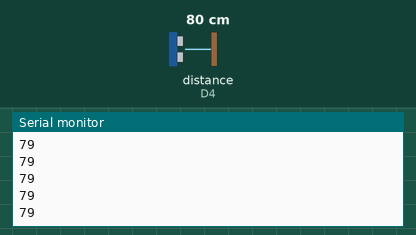
Bench run of a sketch on a simulated ESP8266 (NodeMCU). Shown: the last lines printed to the serial monitor. Wiring (inferred from the names in the program): ultrasonic range finder: trigger D5; echo D4. The test bench sets the inputs (shaded band); at power-on: distance to the obstacle (sensor on D4) 80 cm. The echo pulse lasts 58.3 µs per cm.

Above: at 1.2 s.
1.3 s: distance to the obstacle (sensor on D4) set to 2 cm
At 1.9 s:
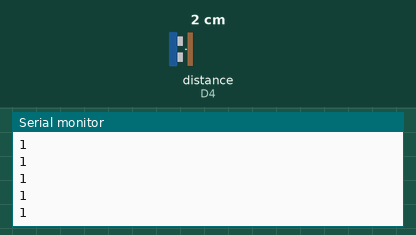
2.8 s: distance to the obstacle (sensor on D4) set to 4 cm
At 3.4 s:
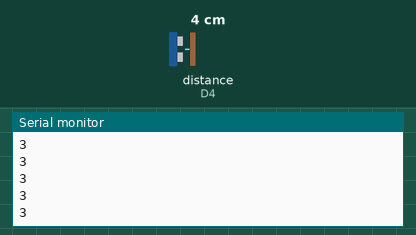
Timing chart, 0 to 5.0 s (numbered marks = the images above; inputs shaded):
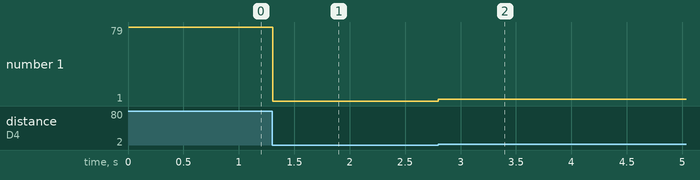

The sketch:

ultrasonic_sensor.ino
```cpp
#define trigPin D5
#define echoPin D4

long duration;
int distance;

void setup() {
  pinMode(trigPin, OUTPUT);
  pinMode(echoPin, INPUT);
  Serial.begin(115200);
}

void loop() {
  distance = calculateDistance();
  Serial.println(distance);
}

int calculateDistance(){
  digitalWrite(trigPin, LOW);
  delayMicroseconds(2);
  digitalWrite(trigPin, HIGH);
  delayMicroseconds(10);
  digitalWrite(trigPin, LOW);
  duration = pulseIn(echoPin, HIGH);
  distance= duration*0.034/2;
  return distance;
}
```

Measured:
- after the input at 1.3 s, the serial monitor: prints a new line at once (image 1)
- after the input at 2.8 s, the serial monitor: prints a new line at once (image 2)
- plotted number 1: 79 → 1 after the input at 1.3 s, 1 → 3 after the input at 2.8 s
